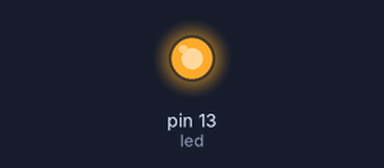
A sketch run on a simulated Arduino Uno, built with avr-gcc and run on an emulated ATmega328P. Shown: output pins drawn as LEDs (lit = HIGH).

Above: at 2.5 s.
At 5.5 s:
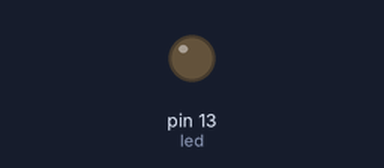
Timing chart, 0 to 7.8 s (numbered marks = the images above):
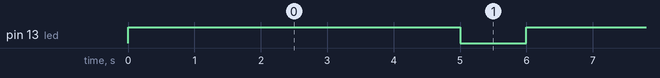

Measured:
- by itself, pin 13 (led): alternates HIGH for 5.0 s and LOW for 1.0 s

The sketch:

test.ino
```cpp
int led = 13;

void setup() {
  pinMode(led, OUTPUT);
}

void loop() {
  digitalWrite(led, HIGH);   // turn the LED on (HIGH is the voltage level)
  delay(5000);               // wait for a second
  digitalWrite(led, LOW);    // turn the LED off by making the voltage LOW
  delay(1000);               // wait for a second
}
```
